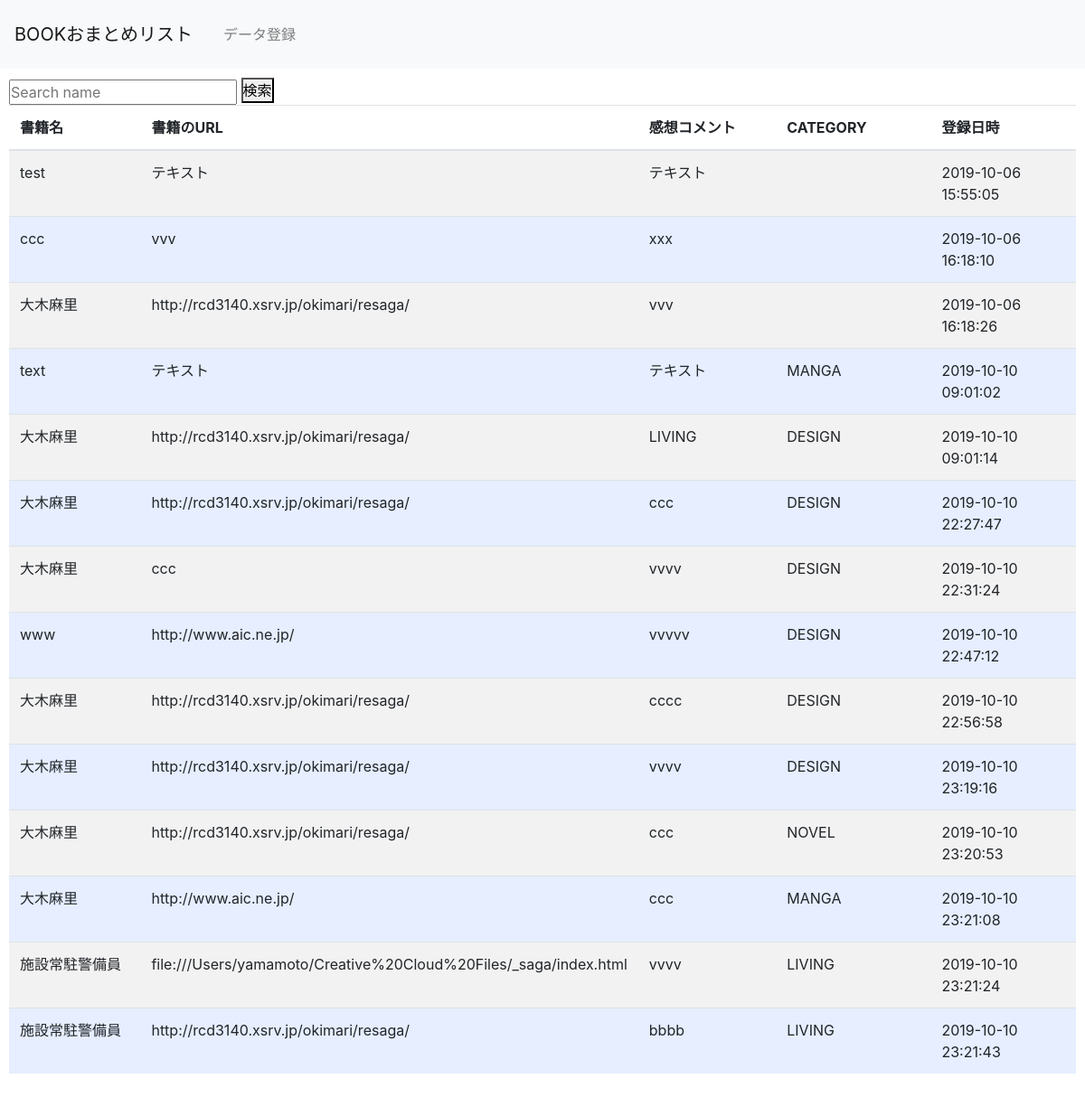
The page /select.php on the database its author committed.
### tables this page shows
CREATE TABLE `gs_bm_table` (
  `id` int(11) NOT NULL,
  `name` varchar(64) NOT NULL,
  `url` text NOT NULL,
  `comment` text NOT NULL,
  `category` set('MANGA','NOVEL','DESIGN','LIVING') NOT NULL,
  `indate` datetime NOT NULL
);

### select.php (the view, shortened to what this page needs)
<?php
$dbn = 'mysql:dbname=gsacfd04_db15;charset=utf8;port=3306;host=localhost';
$user = 'root';
$pwd = '';
try {
  $pdo = new PDO($dbn, $user, $pwd);
} catch (PDOException $e) {
  exit('dbError:' . $e->getMessage());
}
$sql = 'SELECT * FROM gs_bm_table';
$stmt = $pdo->prepare($sql);
$status = $stmt->execute();
$view = '';
if ($status == false) {
  $error = $stmt->errorInfo();
  exit('sqlError:' . $error[2]);
} else {
  while ($result = $stmt->fetch(PDO::FETCH_ASSOC)) {
    $view .= '<tr>';
    $view .= '<td>' . $result['name'] . '</td>';
    $view .= '<td>' . $result['url'] . '</td>';
    $view .= '<td>' . $result['comment'] . '</td>';
    $view .= '<td class="category">' . $result['category'] . '</td>';
    $view .= '<td>' . $result['indate'] . '</td>';
    $view .= '</tr>';
  }
}
?>
<!DOCTYPE html>
<html lang="ja">
<head>
  <link rel="stylesheet" href="https://stackpath.bootstrapcdn.com/bootstrap/4.2.1/css/bootstrap.min.css">
  <link rel="stylesheet" href="css/reset.css">
  <link rel="stylesheet" href="css/colorbox.css">
  <link rel="stylesheet" href="css/style.css">
</head>
<body>
  <header>
    <nav class="navbar navbar-expand-lg navbar-light bg-light">
      <a class="navbar-brand" href="#">BOOKおまとめリスト</a>
      <div class="collapse navbar-collapse" id="navbarNav">
        <ul class="navbar-nav">
          <li class="nav-item">
            <a class="nav-link" href="index.php">データ登録</a>
          </li>
        </ul>
      </div>
    </nav>
  </header>
  <div id="list_boxs">
    <input id="custom-search-field" placeholder="Search name" />
    <button class="sort" data-sort="category">
      検索
    </button>
    <table class="table table-striped">
      <thead>
        <tr>
          <th>書籍名</th>
          <th>書籍のURL</th>
          <th>感想コメント</th>
          <th>CATEGORY</th>
          <th>登録日時</th>
        </tr>
      </thead>
      <tbody class="list">
        <?= $view ?>
      </tbody>
    </table>
  </div>
</body>
</html>

### css/style.css (style rules this page uses)
* { margin: 0; padding: 0; box-sizing: border-box; }
div { padding: 10px; font-size: 16px; }
.category { width: 80%; margin: 2em auto; text-align: left; }
.table { width: 100%; }
.table thead tr th { width: 20%; text-align: left; }
.table .list tr td { width: 20%; text-align: left; }
.table .list { background: #ffffff; }
.table .list tr:nth-of-type(2n) { background: #e6eeff; }

### rows shown on the page
gs_bm_table: name "test", url "テキスト", comment "テキスト", indate "2019-10-06 15:55:05"
gs_bm_table: name "ccc", url "vvv", comment "xxx", indate "2019-10-06 16:18:10"
gs_bm_table: name "大木麻里", url "http://rcd3140.xsrv.jp/okimari/resaga/", comment "vvv", indate "2019-10-06 16:18:26"
gs_bm_table: name "text", url "テキスト", comment "テキスト", category "MANGA", indate "2019-10-10 09:01:02"
gs_bm_table: name "大木麻里", url "http://rcd3140.xsrv.jp/okimari/resaga/", comment "LIVING", category "DESIGN", indate "2019-10-10 09:01:14"
gs_bm_table: name "大木麻里", url "http://rcd3140.xsrv.jp/okimari/resaga/", comment "ccc", category "DESIGN", indate "2019-10-10 22:27:47"
gs_bm_table: name "大木麻里", url "ccc", comment "vvvv", category "DESIGN", indate "2019-10-10 22:31:24"
gs_bm_table: name "www", url "http://www.aic.ne.jp/", comment "vvvvv", category "DESIGN", indate "2019-10-10 22:47:12"
gs_bm_table: name "大木麻里", url "http://rcd3140.xsrv.jp/okimari/resaga/", comment "cccc", category "DESIGN", indate "2019-10-10 22:56:58"
gs_bm_table: name "大木麻里", url "http://rcd3140.xsrv.jp/okimari/resaga/", comment "vvvv", category "DESIGN", indate "2019-10-10 23:19:16"
gs_bm_table: name "大木麻里", url "http://rcd3140.xsrv.jp/okimari/resaga/", comment "ccc", category "NOVEL", indate "2019-10-10 23:20:53"
gs_bm_table: name "大木麻里", url "http://www.aic.ne.jp/", comment "ccc", category "MANGA", indate "2019-10-10 23:21:08"
gs_bm_table: name "施設常駐警備員", url "file:///Users/yamamoto/Creative%20Cloud%20Files/_saga/index.html", comment "vvvv", category "LIVING", indate "2019-10-10 23:21:24"
gs_bm_table: name "施設常駐警備員", url "http://rcd3140.xsrv.jp/okimari/resaga/", comment "bbbb", category "LIVING", indate "2019-10-10 23:21:43"
